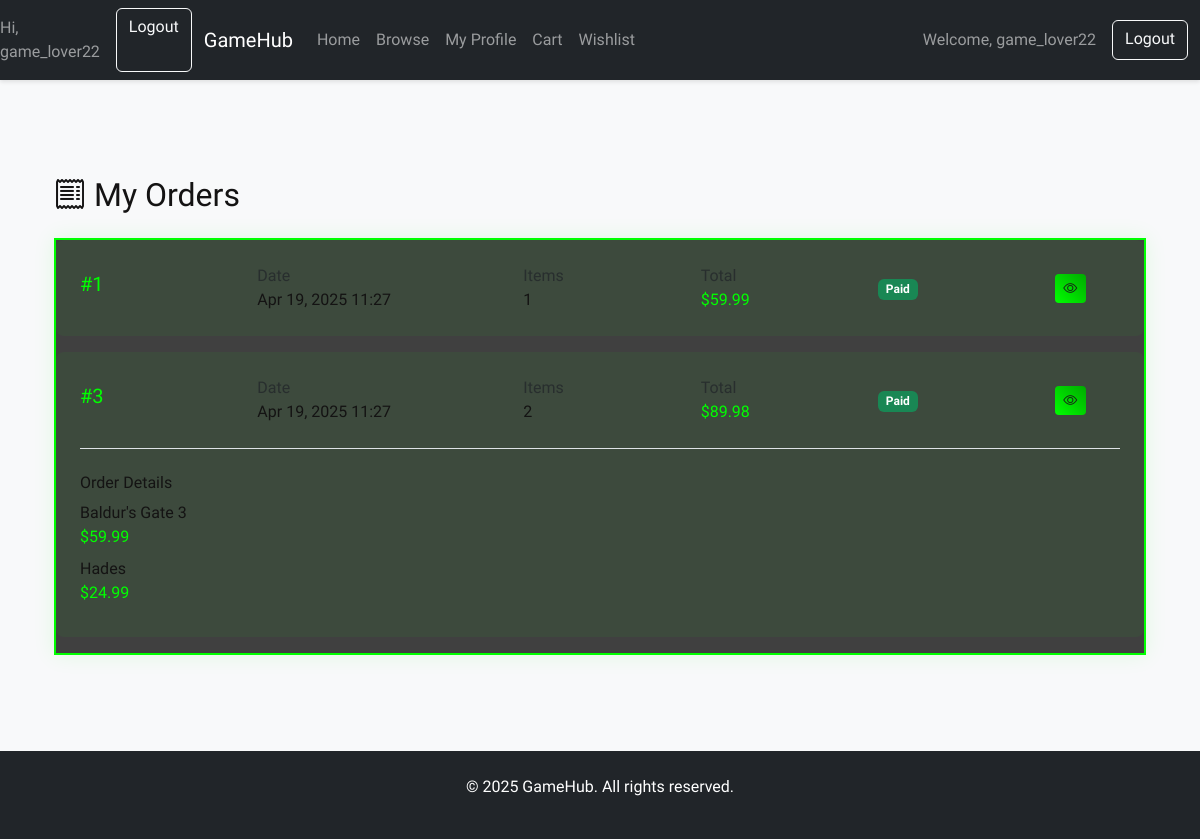
The app's page /user/orders.php?id=3 (signed in) with its own data.
### tables this page shows
CREATE TABLE `orders` (
  `order_id` int(11) NOT NULL,
  `user_id` int(11) NOT NULL,
  `order_date` datetime DEFAULT current_timestamp(),
  `total_amount` decimal(10,2) NOT NULL,
  `payment_status` enum('pending','paid','failed') DEFAULT 'pending'
);

CREATE TABLE `order_items` (
  `item_id` int(11) NOT NULL,
  `order_id` int(11) NOT NULL,
  `game_id` int(11) NOT NULL,
  `price` decimal(10,2) NOT NULL
);

CREATE TABLE `game` (
  `game_id` int(11) NOT NULL,
  `title` varchar(100) NOT NULL,
  `release_date` date DEFAULT NULL,
  `price` decimal(10,2) DEFAULT 0.00,
  `developer` varchar(100) DEFAULT NULL,
  `description` text DEFAULT NULL,
  `cover_image_url` varchar(255) DEFAULT NULL,
  `genre_id` int(11) DEFAULT NULL,
  `platform_id` int(11) DEFAULT NULL,
  `esrb_id` int(11) DEFAULT NULL,
  `is_cross_platform` tinyint(1) DEFAULT 0,
  `requires_subscription` tinyint(1) DEFAULT 0
);

### user/orders.php (the view, shortened to what this page needs)
<?php
require __DIR__ . '/../config.php';
$user_id = $_SESSION['user_id'];
$order_id = $_GET['id'] ?? null;
$orders = $conn->query("
    SELECT o.*, COUNT(oi.item_id) as item_count
    FROM Orders o
    LEFT JOIN Order_Items oi ON o.order_id = oi.order_id
    WHERE o.user_id = $user_id
    GROUP BY o.order_id
    ORDER BY o.order_date DESC
");
?>
<!DOCTYPE html>
<html lang="en">
<head>
    <link href="https://cdn.jsdelivr.net/npm/bootstrap@5.3.0/dist/css/bootstrap.min.css" rel="stylesheet">
    <link href="https://cdn.jsdelivr.net/npm/bootstrap-icons@1.10.0/font/bootstrap-icons.css" rel="stylesheet">
    <link href="/MyGWebsite/css/gaming-theme.css" rel="stylesheet">
</head>
<body>
    <?php include __DIR__ . '/../includes/header.php'; ?>
    <div class="container py-5">
        <h2 class="page-title mb-4"><i class="bi bi-receipt"></i> My Orders</h2>
        <?php if ($orders->num_rows > 0): ?>
            <div class="gaming-card">
                <div class="card-body">
                    <?php while ($order = $orders->fetch_assoc()): ?>
                        <div class="gaming-item p-4 mb-3">
                            <div class="row align-items-center">
                                <div class="col-md-2">
                                    <h5 class="text-gaming">#<?= $order['order_id'] ?></h5>
                                </div>
                                <div class="col-md-3">
                                    <div class="text-muted">Date</div>
                                    <?= date('M j, Y H:i', strtotime($order['order_date'])) ?>
                                </div>
                                <div class="col-md-2">
                                    <div class="text-muted">Items</div>
                                    <?= $order['item_count'] ?>
                                </div>
                                <div class="col-md-2">
                                    <div class="text-muted">Total</div>
                                    <span class="text-gaming">$<?= number_format($order['total_amount'], 2) ?></span>
                                </div>
                                <div class="col-md-2">
                                    <span class="badge bg-<?= $order['payment_status'] == 'paid' ? 'success' :
                                        ($order['payment_status'] == 'pending' ? 'warning' : 'danger') ?>">
                                        <?= ucfirst($order['payment_status']) ?>
                                    </span>
                                </div>
                                <div class="col-md-1">
                                    <a href="?id=<?= $order['order_id'] ?>" class="btn btn-sm btn-gaming">
                                        <i class="bi bi-eye"></i>
                                    </a>
                                </div>
                            </div>
                            <?php if ($order_id == $order['order_id']): ?>
                                <div class="mt-4 pt-4 border-top">
                                    <h6>Order Details</h6>
                                    <?php
                                    $items = $conn->query("
                                        SELECT oi.*, g.title, g.cover_image_url
                                        FROM Order_Items oi
                                        JOIN Game g ON oi.game_id = g.game_id
                                        WHERE oi.order_id = {$order['order_id']}
                                    ");
                                    while ($item = $items->fetch_assoc()):
                                    ?>
                                        <div class="d-flex align-items-center mb-2">
                                            <div>
                                                <div><?= htmlspecialchars($item['title']) ?></div>
                                                <div class="text-gaming">$<?= number_format($item['price'], 2) ?></div>
                                            </div>
                                        </div>
                                    <?php endwhile; ?>
                                </div>
                            <?php endif; ?>
                        </div>
                    <?php endwhile; ?>
                </div>
            </div>
        <?php endif; ?>
    </div>
    <?php include __DIR__ . '/../includes/footer.php'; ?>
</body>
</html>

### css/gaming-theme.css (style rules this page uses)
:root { --neon-green: #00ff00; --dark-bg: #1a1a1a; --card-bg: rgba(45, 45, 45, 0.9); }
body { background: var(--dark-bg); color: #141313; font-family: 'Rajdhani', sans-serif; }
.btn-gaming { background: linear-gradient(45deg, var(--neon-green), #00aa00); border: none; color: var(--dark-bg); font-weight: bold; text-transform: uppercase; letter-spacing: 1px; transition: all 0.3s ease; }
.gaming-card { background: var(--card-bg); border: 2px solid var(--neon-green); box-shadow: 0 0 20px rgba(0, 255, 0, 0.1); }
.gaming-item { background: rgba(0, 255, 0, 0.05); border-radius: 8px; transition: all 0.3s ease; }
.text-gaming { color: var(--neon-green) !important; }

### css/style.css (style rules this page uses)
body { background-color: #f8f9fa; }

### records on screen
orders: order_id "1", order_date "Apr 19, 2025 11:27", item_count "1", total_amount "59.99", payment_status "Paid"
orders: order_id "3", order_date "Apr 19, 2025 11:27", item_count "2", total_amount "89.98", payment_status "Paid"
order_items: game.title "Baldur's Gate 3", price "59.99"
order_items: game.title "Hades", price "24.99"

### other values on screen
$_SESSION['username'] "game_lover22"
